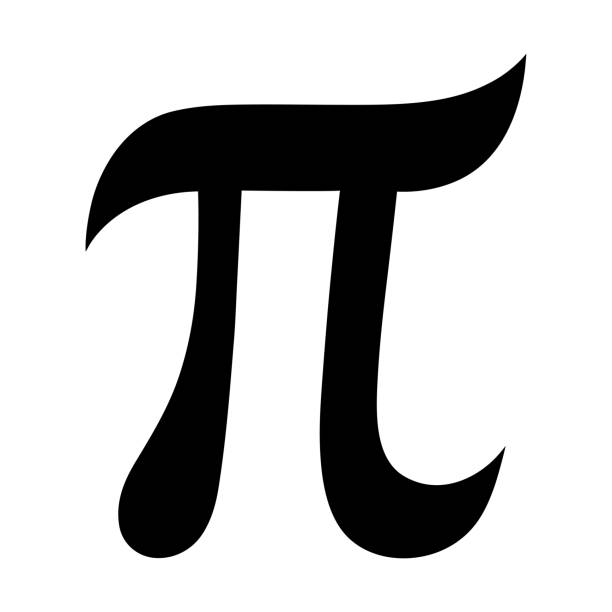
#> input picture pi.jpg, 612 x 612 px
$ python epicycles.py
#> lines starting #> are read from the running program, lines starting #| are printed output that depends on the picture; after the words box and inside, x2 and y2 are one past the last pixel; in counts of white or black regions, pixels touching at a corner belong together
### contours.py
import cv2
import numpy as np
from math import tau
import matplotlib.pyplot as plt
from scipy import signal


class Contours:
    def __init__(self, path, number=200) -> None:
        self.number = number
        self.img = cv2.imread(path, cv2.IMREAD_GRAYSCALE)
        self.img = cv2.bitwise_not(self.img)
        self.get_contour()
        self.interpolate_contour()
        self.lissage_contour(order=10)
        self.show_result()

    def get_contour(self):
        _, bin = cv2.threshold(self.img, 0, 255, cv2.THRESH_BINARY)
        contours, _  = cv2.findContours(bin, cv2.RETR_EXTERNAL, cv2.CHAIN_APPROX_NONE)
        self.contour = max(contours, key=cv2.contourArea)
        color = cv2.cvtColor(self.img, cv2.COLOR_GRAY2BGR)
        cv2.drawContours(color, self.contour, -1, (0, 0, 255), 2)
        self.put_text(color, len(self.contour))
        title = 'image_originale.png'
        cv2.imwrite(title, color)

    def put_text(self, img, nb):
        text = f'nb de points : {nb}'
        p = (10, 50)
        font = 1
        font_scale = 1.0
        color = (255, 255, 255)
        thick = 2
        cv2.putText(img, text, p, font, font_scale, color, thick)

    def interpolate_contour(self):
        x = [v[0] for [v] in self.contour]
        y = [v[1] for [v] in self.contour]
        angle = np.linspace(0, tau, len(x))
        xvals = np.linspace(0, tau, self.number)
        vx = np.interp(xvals, angle, x)
        vy = np.interp(xvals, angle, y)
        self.contour = list(zip(vx, vy))


    def lissage_contour(self, order):
        center = self.get_center(self.contour)
        x = [v[0] for v in self.contour]-np.array(center[0])
        y = [v[1] for v in self.contour]-np.array(center[1])
        self.contour = list(zip(x, y))
        vx = self.cyclic_moving_av(x, n=order)
        vy = self.cyclic_moving_av(y, n=order)
        self.liss = list(zip(vx, vy))


    def get_center(self, cont):
        x = [v[0] for v in cont]
        y = [v[1] for v in cont]
        center = [np.mean(x), np.mean(y)]
        return center

    def cyclic_moving_av(self, a, n=3, win_type='boxcar'):
        window = signal.get_window(win_type, n, fftbins=False).reshape((1, n))
        shp_a = a.shape
        b = signal.convolve2d(a.reshape((np.prod(shp_a[:-1], dtype=int), shp_a[-1])),
                              window, boundary='wrap', mode='same')
        return (b / np.sum(window)).reshape(shp_a)


    def show_result(self):
        fig = plt.figure(figsize=(15, 5))
        ax0 = fig.add_subplot(131)
        ax0.imshow(self.img, cmap='gray')
        ax1 = fig.add_subplot(132)
        self.plot_contour(self.contour, ax1)
        x = [v[0] for v in self.contour]
        y = [v[1] for v in self.contour]
        ax1.scatter(x, y)
        ax2 = fig.add_subplot(133)
        self.plot_contour(self.liss, ax2)
        plt.show()


    def plot_contour(self, contour, ax):
        x = [v[0] for v in contour]
        y = [v[1] for v in contour]
        ax.plot(x, y)
        ax.invert_yaxis()
        ax.grid(True)


# [3 lines that do not run on import are left out]

### epicycles.py
import cv2
import matplotlib.pyplot as plt
import numpy as np
from math import tau
from scipy.integrate import quad_vec
from tqdm import tqdm # for progress bar
import matplotlib.animation as animation

from contours import Contours
class Epicycles(Contours):
    def __init__(self, path, number, order) -> None:
        super().__init__(path, number)
#> in __init__, self.img is the input picture: shape (612, 612); min 0, max 255, mean 197.8
#> in __init__, `self.img = cv2.bitwise_not(self.img)`:
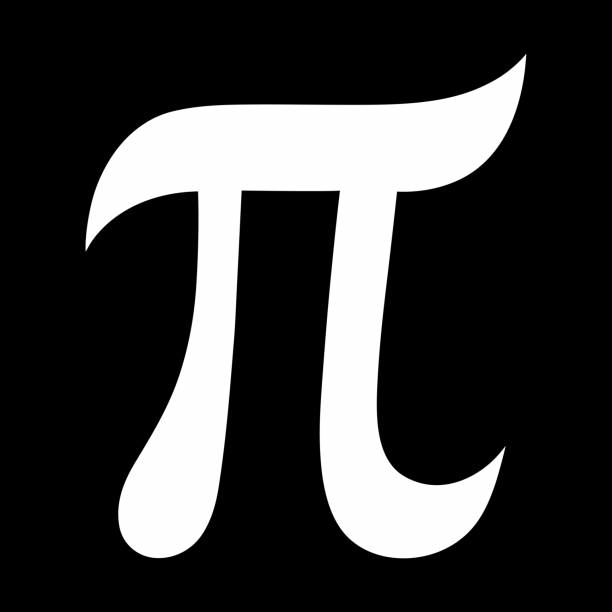
#> self.img: shape (612, 612); min 0, max 255, mean 57.2
#> in get_contour, `_, bin = cv2.threshold(self.img, 0, 255, cv2.THRESH_BINARY)`:
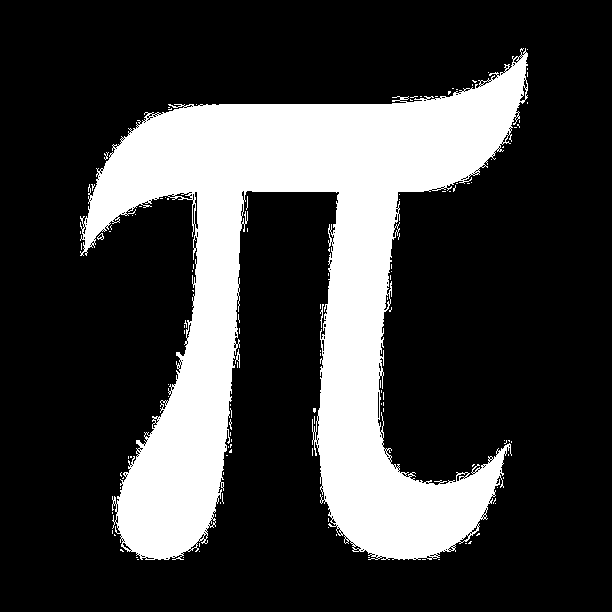
#> bin: shape (612, 612); 24.3% white; 125 white regions (121 under 20 px)
#> in get_contour, `contours, _  = cv2.findContours(bin, cv2.RETR_EXTERNAL, cv2.CHAIN_APPR..`: contours = 124 contours, 122 with area under 20; largest, box (x1, y1, x2, y2) and area: (80, 48, 528, 560) 89348, (97, 233, 104, 240) 22
#> in get_contour, `self.contour = max(contours, key=cv2.contourArea)`: self.contour = contour of 5141 points, box (x1, y1, x2, y2) (80, 48, 528, 560), area 89348
#> in get_contour, `cv2.drawContours(color, self.contour, -1, (0, 0, 255), 2)`:
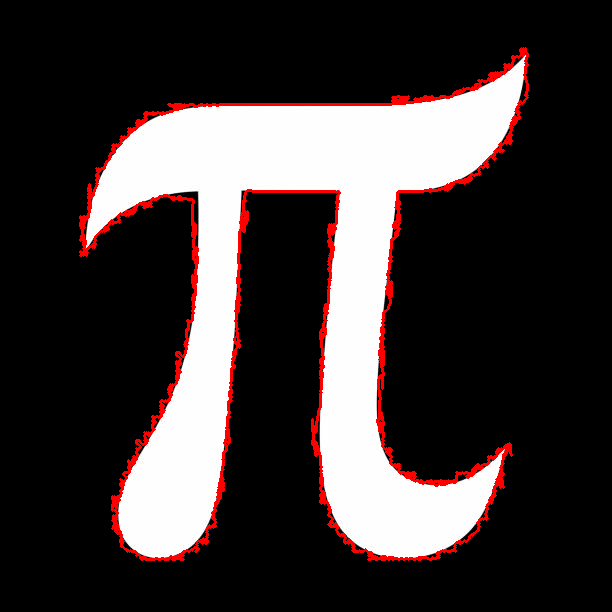
#> color: shape (612, 612, 3); mean B, G, R 56.1, 56.1, 64.3
#> in interpolate_contour, `x = [v[0] for [v] in self.contour]`: x = 5141 values, max 527 at index 5069, min 80 at index 912, mean 299.1
#> in interpolate_contour, `y = [v[1] for [v] in self.contour]`: y = 5141 values, max 559 at index 2010, min 48 at index 0, mean 316.3
#> in interpolate_contour, `angle = np.linspace(0, tau, len(x))`: angle = 5141 values from 0 to 6.28
#> in interpolate_contour, `vx = np.interp(xvals, angle, x)`: vx = 200 values, max 527 at index 198, min 80.15 at index 36, mean 300.1
#> in interpolate_contour, `vy = np.interp(xvals, angle, y)`: vy = 200 values, max 559 at index 79, min 48 at index 0, mean 314.8
#> in interpolate_contour, `self.contour = list(zip(vx, vy))`: self.contour = 200 pairs, first value 80.15 to 527, second value 48 to 559
#> in get_center, `x = [v[0] for v in cont]`: x has the same summary as vx in interpolate_contour
#> in get_center, `y = [v[1] for v in cont]`: y has the same summary as vy in interpolate_contour
#> in get_center, `center = [np.mean(x), np.mean(y)]`: center = [300.1, 314.8]
#> in lissage_contour, `x = [v[0] for v in self.contour]-np.array(center[0])`: x = 200 values, max 226.9 at index 198, min -220 at index 36, mean 1.82e-14
#> in lissage_contour, `y = [v[1] for v in self.contour]-np.array(center[1])`: y = 200 values, max 244.2 at index 79, min -266.8 at index 0, mean -4.32e-14
#> in lissage_contour, `self.contour = list(zip(x, y))`: self.contour = 200 pairs, first value -220 to 226.9, second value -266.8 to 244.2
#> in lissage_contour, `vx = self.cyclic_moving_av(x, n=order)`: vx = 200 values, max 216.7 at index 198, min -212.9 at index 36, mean 1.82e-14
#> in lissage_contour, `vy = self.cyclic_moving_av(y, n=order)`: vy = 200 values, max 235.5 at index 141, min -245.3 at index 2, mean -3.18e-14
#> in lissage_contour, `self.liss = list(zip(vx, vy))`: self.liss = 200 pairs, first value -212.9 to 216.7, second value -245.3 to 235.5
#> in show_result, `plt.show()`:
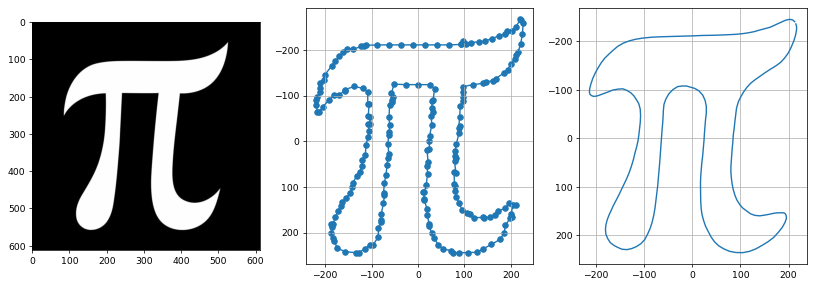
#> figure drawn by matplotlib, 3 panels
        self.order = order
        self.x_list = np.array([v[0] for v in self.liss]).astype(float)
#> self.x_list has the same summary as vx in lissage_contour
        self.y_list = np.array([v[1] for v in self.liss]).astype(float)
#> self.y_list has the same summary as vy in lissage_contour
        self.xlim_data = [np.min(self.x_list)*2, np.max(self.x_list)*2]
#> self.xlim_data = [-425.9, 433.5]
        self.ylim_data = [np.min(self.y_list)*2, np.max(self.y_list)*2]
#> self.ylim_data = [-490.5, 471]
        self.t_list = np.linspace(0, tau, len(self.x_list))
#> self.t_list = 200 values from 0 to 6.28
        print("datas", len(self.x_list))
#| datas 200

        self.calcul_coeficients()
#> after the loop in calcul_coeficients, `for n in range(-self.order, self.order + 1):`: self.c = 21 items
        self.plot_epicycles()
#> the loop in plot_epicycles, `for t in self.t_list:` made 200 passes
#> t on passes 2 to 4: 0.0316, 0.0631, 0.0947
#> after the loop in plot_epicycles, `for t in self.t_list:`: vx = 200 values, max 213.6 at index 197, min -210.9 at index 35, mean -0.0149; vy = 200 values, max 232.4 at index 140, min -238.8 at index 4, mean 0.0371
#> in plot_epicycles, `angle = np.linspace(0, tau, len(self.x_list))`: angle = 200 values from 0 to 6.28
#> in plot_epicycles, `plt.savefig('epicycles.png')`:
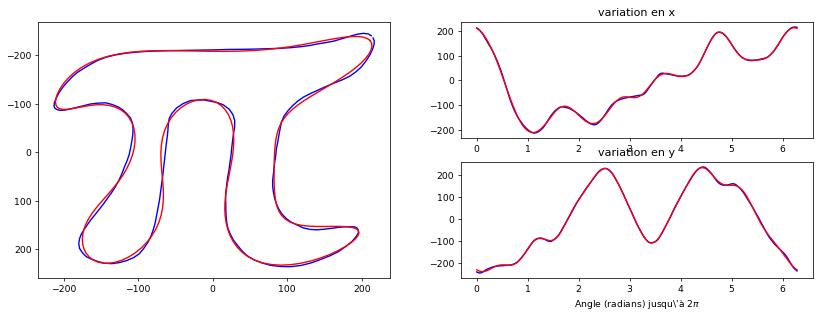
#> figure drawn by matplotlib, 3 panels; panel 2: curve peaks at x = 6.25, y = 216.7; panel 2: curve peaks at x = 6.22, y = 213.6; panel 3: curve peaks at x = 4.45, y = 235.5; panel 3: curve peaks at x = 4.42, y = 232.4
        self.showEpicycles()

    def f(self, t, t_list, x_list, y_list):
        "produit un nombre complexe (re + im j)"
        return np.interp(t, t_list, x_list + 1j * y_list)

    def calcul_coeficients(self):
        print("generating coefficients ...")
        # lets compute fourier coefficients from -order to order
        pbar = tqdm(total=(self.order * 2 + 1))

        self.c = []
        # we need to calculate the coefficients from -order to order
        for n in range(-self.order, self.order + 1):
            coef = 1 / tau * quad_vec(lambda t: self.f(t, self.t_list, self.x_list, self.y_list) * np.exp(-n * t * 1j), 0, tau, limit=100,
                                      full_output=1)[0]
            self.c.append(coef)
            pbar.update(1)
        pbar.close()
        print("completed generating coefficients.")
        self.c = np.array(self.c)

    def sort_coeff(self, coeffs):
        new_coeffs = []
        new_coeffs.append(coeffs[self.order])
        for i in range(1, self.order + 1):
            new_coeffs.extend([coeffs[self.order + i], coeffs[self.order - i]])
        return np.array(new_coeffs)

    def make_frame(self, i, time, coeffs):
        global pbar
        t = time[i]


        # exponential term to be multiplied with coefficient
        # this is responsible for making rotation of circle
        exp_term = np.array([np.exp(n * t * 1j) for n in range(-self.order, self.order + 1)])


        # sort the terms of fourier expression
        coeffs = self.sort_coeff(coeffs * exp_term)  # coeffs*exp_term makes the circle rotate.
        # coeffs itself gives only direction and size of circle
        # split into x and y coefficients
        x_coeffs = np.real(coeffs)
        y_coeffs = np.imag(coeffs)
        #print('x coef = ', x_coeffs)

        # center points for fisrt circle
        center_x, center_y = 0, 0

        # make all circles i.e epicycle
        for i, (x_coeff, y_coeff) in enumerate(zip(x_coeffs, y_coeffs)):
            # calculate radius of current circle
            r = np.linalg.norm([x_coeff, y_coeff])  # similar to magnitude: sqrt(x^2+y^2)

            # draw circle with given radius at given center points of circle
            # circumference points: x = center_x + r * cos(theta), y = center_y + r * sin(theta)
            theta = np.linspace(0, tau, num=50)  # theta should go from 0 to 2*PI to get all points of circle
            x, y = center_x + r * np.cos(theta), center_y + r * np.sin(theta)
            self.circles[i].set_data(x, y)

            # draw a line to indicate the direction of circle
            x, y = [center_x, center_x + x_coeff], [center_y, center_y + y_coeff]
            self.circle_lines[i].set_data(x, y)

            # calculate center for next circle
            center_x, center_y = center_x + x_coeff, center_y + y_coeff

        x, y = [0, center_x, center_x], [center_y, center_y, 0]
        self.lines[i].set_data(x, y)

        # center points now are points from last circle
        # these points are used as drawing points
        self.draw_x.append(center_x)
        self.draw_y.append(center_y)

        # draw the curve from last point
        self.drawing.set_data(self.draw_x, self.draw_y)

        # draw the real curve
        self.orig_drawing.set_data(self.x_list, self.y_list)


    def showEpicycles(self):
        self.draw_x, self.draw_y = [], []

        fig, ax = plt.subplots()

        # different plots to make epicycle
        # there are -order to order numbers of circles
        self.circles = [ax.plot([], [], 'r-')[0] for i in range(-self.order, self.order + 1)]
        #lines des coordonnées
        self.lines = [ax.plot([], [], 'g-')[0] for i in range(-self.order, self.order + 1)]
        # circle_lines are radius of each circles
        self.circle_lines = [ax.plot([], [], 'b-')[0] for i in range(-self.order, self.order + 1)]
        # drawing is plot of final drawing
        self.drawing, = ax.plot([], [], 'k-', linewidth=2)

        # original drawing
        self.orig_drawing, = ax.plot([], [], 'g-', linewidth=0.5)

        # to fix the size of figure so that the figure does not get cropped/trimmed
        ax.set_xlim(self.xlim_data[0], self.xlim_data[1])
        ax.set_ylim(self.ylim_data[0], self.ylim_data[1])

        ax.grid(False)
        #dessin des axes d'origine
        ax.axhline(y=0, color='k')
        ax.axvline(x=0, color='k')

        # to have symmetric axes
        ax.set_aspect('equal')


        time = np.linspace(0, tau, num=self.number)

        anim = animation.FuncAnimation(fig, self.make_frame, frames=self.number, fargs=(time, self.c), interval=100)
        ax.invert_yaxis()
        plt.show()
#> in make_frame, `x_coeffs = np.real(coeffs)`: x_coeffs = 21 values, max 75.61 at index 2, min -23.29 at index 3, mean 10.04
#> in make_frame, `y_coeffs = np.imag(coeffs)`: y_coeffs = 21 values, max 15.95 at index 6, min -133.5 at index 2, mean -10.98
#> the loop in make_frame, `for i, (x_coeff, y_coeff) in enumerate(zip(x_coeffs, y_coeffs)):` made 21 passes
#> (x_coeff, y_coeff, r, center_x, center_y) on passes 1 to 9: (-1.07, 1.2, 1.61, -1.07, 1.2), (0.248, 8.13, 8.13, -0.827, 9.33), (75.61, -133.5, 153.4, 74.78, -124.1), (-23.29, -42.24, 48.23, 51.5, -166.4), (60.24, -54.94, 81.53, 111.7, -221.3), (53.41, 6.45, 53.8, 165.1, -214.9), (-11.47, 15.95, 19.64, 153.7, -198.9), (9.84, -25.88, 27.69, 163.5, -224.8), (43.1, -5.06, 43.4, 206.6, -229.9)
#> in make_frame, `x, y = [0, center_x, center_x], [center_y, center_y, 0]`: x = [0, 210.9, 210.9]; y = [-230.6, -230.6, 0]
        #anim.save('Anim-epicycles.mp4', writer='ffmpeg')


    def plot_epicycles(self):
        vx = []
        vy = []

        for t in self.t_list:
            exp_term = np.array([np.exp(n * t * 1j) for n in range(-self.order, self.order + 1)])
            coeffs = self.c*exp_term
            coeffs = self.sort_coeff(coeffs)
            x_coeffs = np.real(coeffs)
            y_coeffs = np.imag(coeffs)
            center_x, center_y = 0, 0
            for i, (x, y) in enumerate(zip(x_coeffs, y_coeffs)):
                center_x += x
                center_y += y
            vx.append(center_x)
            vy.append(center_y)

        fig = plt.figure(figsize=(15, 5))
        ax1 = fig.add_subplot(1, 2, 1)
        ax1.plot(self.x_list, self.y_list, 'b')
        ax1.plot(vx, vy, 'r')
        ax1.invert_yaxis()

        angle = np.linspace(0, tau, len(self.x_list))
        ax2 = fig.add_subplot(2, 2, 2)
        ax2.plot(angle, self.x_list, 'b')
        ax2.plot(angle, vx, 'r')
        ax2.set_title('variation en x')

        ax3 = fig.add_subplot(2, 2, 4)
        ax3.plot(angle, self.y_list, 'b')
        ax3.plot(angle, vy, 'r')
        ax3.set_title('variation en y')
        ax3.set_xlabel(r'Angle (radians) jusqu\'à $2\pi$')
        #plt.show()
        plt.savefig('epicycles.png')


if __name__=='__main__':
    path = 'pi.jpg'
    Epicycles(path, number=200, order=10)
#> in showEpicycles, `plt.show()`:
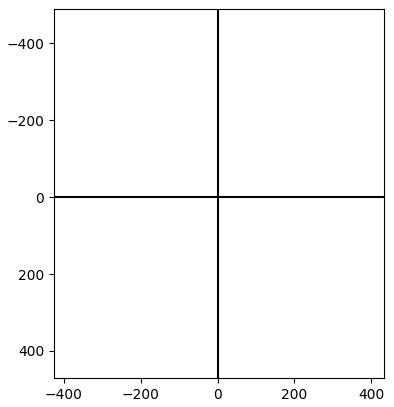
#> figure drawn by matplotlib, 1 panel
#> in showEpicycles, `plt.show()`:
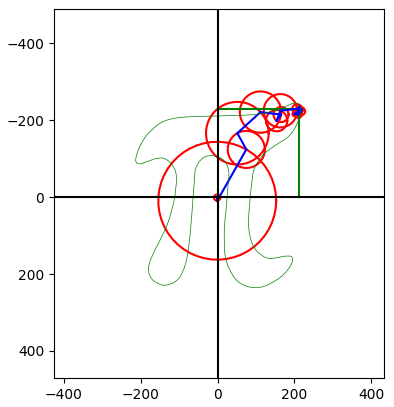
#> figure drawn by matplotlib, 1 panel
